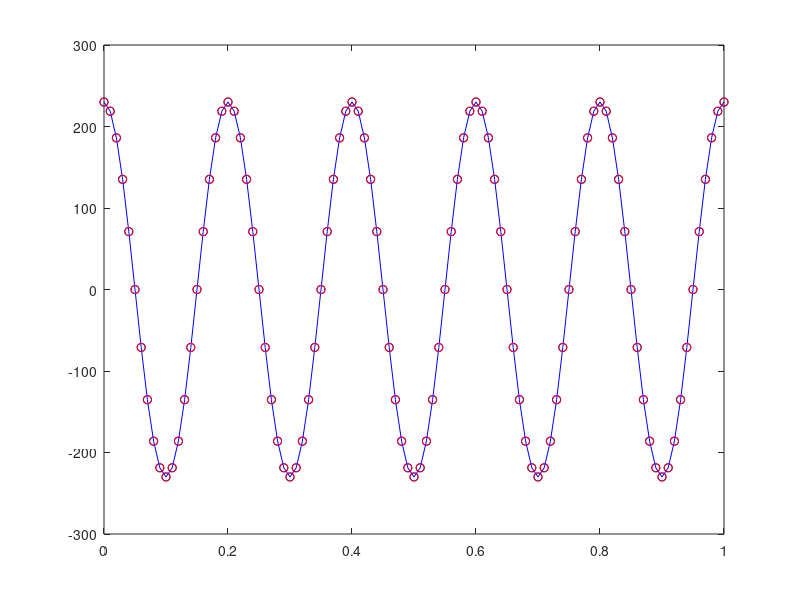

MATLAB code for this plot:
% A
clear all; close all;
A = 230; % V
f = 50;  % Hz
T = 0.1;

fs1 = 10e3;
dt1 = 1/fs1;
t1 = 0:dt1:T;

fs2 = 500;
dt2 = 1/fs2;
t2 = 0:dt2:T;

fs3 = 200;
dt3 = 1/fs3;
t3 = 0:dt3:T;

x1 = A*sin(2*pi*f.*t1);
x2 = A*sin(2*pi*f.*t2);
x3 = A*sin(2*pi*f.*t3);
% plot(t1,x1,'b-',t2,x2,'r-o',t3,x3,'k-x'); grid; pause;

% B
T = 1;
fs1 = 10e3;
fs2 = 51;  fs2 = 26;
fs3 = 50;  fs3 = 25;
fs4 = 49;  fs4 = 24;

t1 = 0:1/fs1:T;
t2 = 0:1/fs2:T;
t3 = 0:1/fs3:T;
t4 = 0:1/fs4:T;

x1 = A*sin(2*pi*f.*t1);
x2 = A*sin(2*pi*f.*t2);
x3 = A*sin(2*pi*f.*t3);
x4 = A*sin(2*pi*f.*t4);
% plot(t1,x1,'b-',t2,x2,'g-o',t3,x3,'r-o',t4,x4,'k-o'); pause;

% C
fs = 100;
T = 1;
t = 0:1/fs:T;
obieg = 1;
% for f = 0:5:300
%     x = A*sin(2*pi*f*t);
%     plot(t,x,'b-'); 
%     title([num2str(obieg), '. obieg, f = ', num2str(f), 'Hz']); pause;
%     obieg = obieg + 1;
% end

% x1 = A*sin(2*pi*5*t);
% x2 = A*sin(2*pi*105*t);
% x3 = A*sin(2*pi*205*t);
% plot(t,x1,'b-'); hold on;
% plot(t,x2,'r-o'); hold on;
% plot(t,x3,'k-x'); hold off;

% f = k*fs +- fx
% te sinusoidy po spróbkowaniu są nierozróżnialne, zeby tak nie bylo
% max czestotliwosc = polowa czestotliwosci probkowania

% x1 = A*sin(2*pi*95*t);
% x2 = A*sin(2*pi*195*t);
% x3 = A*sin(2*pi*295*t);
% plot(t,x1,'b-o'); hold on;
% plot(t,x2,'ro'); hold on;
% plot(t,x3,'kx'); hold off;

% x1 = A*sin(2*pi*95*t);
% x2 = A*sin(2*pi*105*t);
% plot(t,x1,'b-o'); hold on;
% plot(t,x2,'r-o'); hold on;

% dla f = k*fs - fx
% identyczne, tylko ze znakiem minus

% cosinus:

% x1 = A*cos(2*pi*5*t);
% x2 = A*cos(2*pi*105*t);
% x3 = A*cos(2*pi*205*t);
% plot(t,x1,'b-'); hold on;
% plot(t,x2,'r-o'); hold on;
% plot(t,x3,'k-x'); hold off;

x1 = A*cos(2*pi*95*t);
x2 = A*cos(2*pi*105*t);
plot(t,x1,'b-o'); hold on;
plot(t,x2,'ro'); hold on;

% dla f = k*fs - fx identyczne